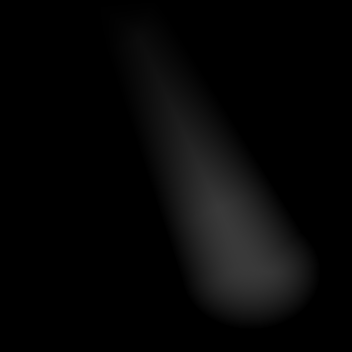

The image is a tile-based game level rendered from a .tmx file. Its description and complete source (layers, tilesets, objects, tile grids) follow:
An orthogonal 22x22 tile map with 16x16 px tiles, 1 tile layer (AlwaysFront2).

<map version="1.8" tiledversion="1.8.5" orientation="orthogonal" renderorder="right-down" compressionlevel="0" width="22" height="22" tilewidth="16" tileheight="16" infinite="0" nextlayerid="3" nextobjectid="1">
 <tileset firstgid="1" name="z_Flooded_Cave_SunLight_Iv2_2" tilewidth="16" tileheight="16" tilecount="484" columns="22">
  <image source="z_Flooded_Cave_SunLight_Iv2_2.png" width="352" height="352" />
 </tileset>
 <layer id="1" name="AlwaysFront2" width="22" height="22">
  <data encoding="csv">
1,2,3,4,5,6,7,8,9,10,11,12,13,14,15,16,17,18,19,20,21,22,
23,24,25,26,27,28,29,30,31,32,33,34,35,36,37,38,39,40,41,42,43,44,
45,46,47,48,49,50,51,52,53,54,55,56,57,58,59,60,61,62,63,64,65,66,
67,68,69,70,71,72,73,74,75,76,77,78,79,80,81,82,83,84,85,86,87,88,
89,90,91,92,93,94,95,96,97,98,99,100,101,102,103,104,105,106,107,108,109,110,
111,112,113,114,115,116,117,118,119,120,121,122,123,124,125,126,127,128,129,130,131,132,
133,134,135,136,137,138,139,140,141,142,143,144,145,146,147,148,149,150,151,152,153,154,
155,156,157,158,159,160,161,162,163,164,165,166,167,168,169,170,171,172,173,174,175,176,
177,178,179,180,181,182,183,184,185,186,187,188,189,190,191,192,193,194,195,196,197,198,
199,200,201,202,203,204,205,206,207,208,209,210,211,212,213,214,215,216,217,218,219,220,
221,222,223,224,225,226,227,228,229,230,231,232,233,234,235,236,237,238,239,240,241,242,
243,244,245,246,247,248,249,250,251,252,253,254,255,256,257,258,259,260,261,262,263,264,
265,266,267,268,269,270,271,272,273,274,275,276,277,278,279,280,281,282,283,284,285,286,
287,288,289,290,291,292,293,294,295,296,297,298,299,300,301,302,303,304,305,306,307,308,
309,310,311,312,313,314,315,316,317,318,319,320,321,322,323,324,325,326,327,328,329,330,
331,332,333,334,335,336,337,338,339,340,341,342,343,344,345,346,347,348,349,350,351,352,
353,354,355,356,357,358,359,360,361,362,363,364,365,366,367,368,369,370,371,372,373,374,
375,376,377,378,379,380,381,382,383,384,385,386,387,388,389,390,391,392,393,394,395,396,
397,398,399,400,401,402,403,404,405,406,407,408,409,410,411,412,413,414,415,416,417,418,
419,420,421,422,423,424,425,426,427,428,429,430,431,432,433,434,435,436,437,438,439,440,
441,442,443,444,445,446,447,448,449,450,451,452,453,454,455,456,457,458,459,460,461,462,
463,464,465,466,467,468,469,470,471,472,473,474,475,476,477,478,479,480,481,482,483,484
</data>
 </layer>
 <objectgroup id="2" name="AlwaysFront2" />
</map>
